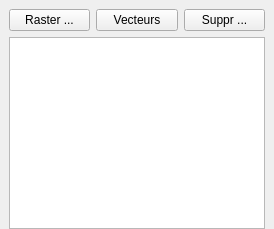
  <widget class="QDockWidget" name="dockWidget">
   <property name="floating">
    <bool>false</bool>
   </property>
   <property name="windowTitle">
    <string>Couches</string>
   </property>
   <attribute name="dockWidgetArea">
    <number>1</number>
   </attribute>
   <widget class="QWidget" name="dockWidgetContents">
    <layout class="QVBoxLayout" name="verticalLayout">
     <property name="bottomMargin">
      <number>0</number>
     </property>
     <item>
      <layout class="QHBoxLayout" name="horizontalLayout_2">
       <item>
        <widget class="QPushButton" name="pushButtonAddRaster">
         <property name="toolTip">
          <string>Ajouter Couche Raster</string>
         </property>
         <property name="text">
          <string>Raster ...</string>
         </property>
         <property name="icon">
          <iconset resource="icons.qrc">
           <normaloff>:/sig/icone/layer_add.png</normaloff>:/sig/icone/layer_add.png</iconset>
         </property>
         <property name="flat">
          <bool>false</bool>
         </property>
        </widget>
       </item>
       <item>
        <widget class="QPushButton" name="pushButtonAddShape">
         <property name="text">
          <string>Vecteurs</string>
         </property>
         <property name="icon">
          <iconset resource="icons.qrc">
           <normaloff>:/sig/icone/layer-select.png</normaloff>:/sig/icone/layer-select.png</iconset>
         </property>
        </widget>
       </item>
       <item>
        <widget class="QPushButton" name="pushButtonDelRaster">
         <property name="text">
          <string>Suppr ...</string>
         </property>
         <property name="icon">
          <iconset resource="icons.qrc">
           <normaloff>:/sig/icone/layer_del.png</normaloff>:/sig/icone/layer_del.png</iconset>
         </property>
        </widget>
       </item>
      </layout>
     </item>
     <item>
      <widget class="DraggableListView" name="listWidget">
       <property name="dragDropMode">
        <enum>QAbstractItemView::InternalMove</enum>
       </property>
      </widget>
     </item>
    </layout>
   </widget>
  </widget>
